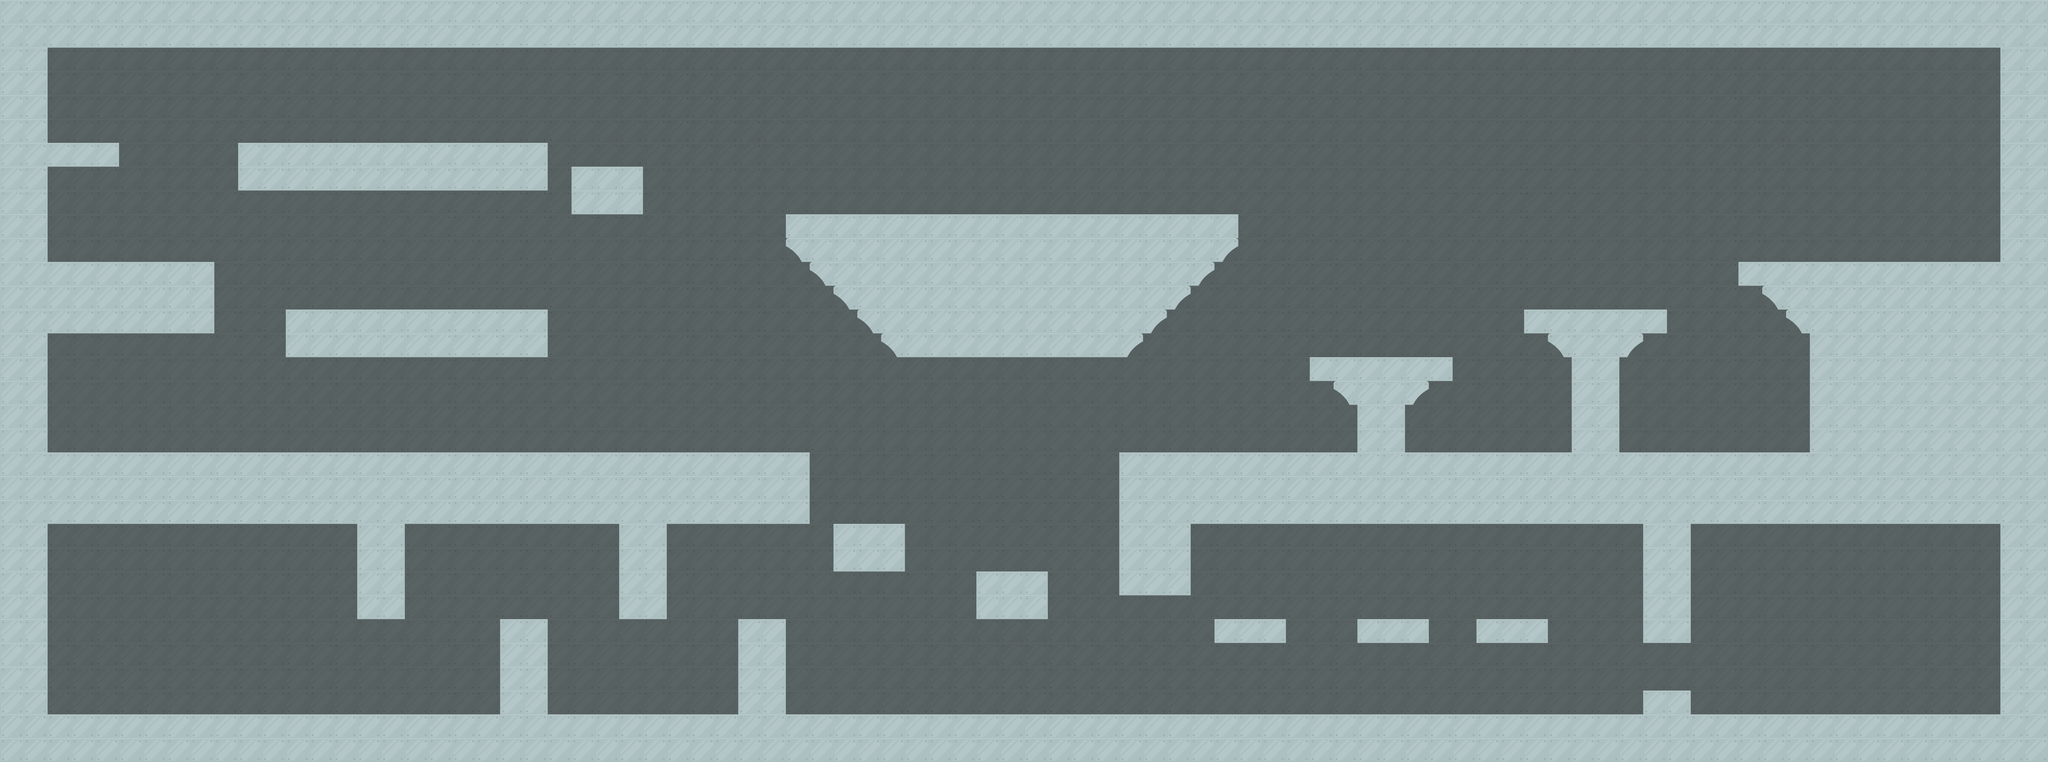

A level layout from a 2D game, rendered from its tile map. Below: a short description, then the map file with tile-grid data replaced by summaries:
An orthogonal 86x32 tile map with 70x70 px tiles, 8 tile layers (background, walls, platforms, room1, ...) and 30 objects.

<map version="1.2" tiledversion="1.2.0" orientation="orthogonal" renderorder="right-down" width="86" height="32" tilewidth="70" tileheight="70" infinite="0" backgroundcolor="#000000" nextlayerid="11" nextobjectid="36">
 <tileset firstgid="1" source="tileset.tsx" />
 <layer id="2" name="background" width="86" height="32" opacity="0.5">
  <data>[2752 cells, 2752 non-empty, 1 distinct tile ids]</data>
 </layer>
 <layer id="3" name="walls" width="86" height="32">
  <data>[2752 cells, 456 non-empty, 1 distinct tile ids]</data>
 </layer>
 <layer id="4" name="platforms" width="86" height="32">
  <data>[2752 cells, 207 non-empty, 1 distinct tile ids]</data>
 </layer>
 <layer id="5" name="room1" width="86" height="32">
  <data>[2752 cells, 348 non-empty, 3 distinct tile ids]</data>
 </layer>
 <layer id="6" name="room2" width="86" height="32">
  <data>[2752 cells, 0 non-empty, 0 distinct tile ids]</data>
 </layer>
 <layer id="7" name="room3-weapons" width="86" height="32">
  <data>[2752 cells, 0 non-empty, 0 distinct tile ids]</data>
 </layer>
 <layer id="8" name="secondfloorplatforms" width="86" height="32">
  <data>[2752 cells, 0 non-empty, 0 distinct tile ids]</data>
 </layer>
 <layer id="9" name="pillars" width="86" height="32">
  <data>[2752 cells, 0 non-empty, 0 distinct tile ids]</data>
 </layer>
 <objectgroup id="10" name="collisions">
  <object id="1" x="140" y="2100" width="5740" height="140" />
  <object id="3" x="140" y="0" width="5740" height="140" />
  <object id="4" x="0" y="0" width="140" height="2240" />
  <object id="5" x="5880" y="0" width="140" height="2240" />
  <object id="7" x="140" y="1330" width="2240" height="210" />
  <object id="9" x="1050" y="1540" width="140" height="280" />
  <object id="10" x="1820" y="1540" width="140" height="280" />
  <object id="11" x="1470" y="1820" width="140" height="280" />
  <object id="12" x="2170" y="1820" width="140" height="280" />
  <object id="13" x="2450" y="1540" width="210" height="140" />
  <object id="14" x="2870" y="1680" width="210" height="140" />
  <object id="17" x="4830" y="1540" width="140" height="350" />
  <object id="18" x="4830" y="2030" width="140" height="70" />
  <object id="19" x="3570" y="1820" width="210" height="70" />
  <object id="20" x="3990" y="1820" width="210" height="70" />
  <object id="21" x="4340" y="1820" width="210" height="70" />
  <object id="22" x="5110" y="770" width="770" height="70" />
  <object id="23" x="5180" y="840" width="700" height="490" />
  <object id="24" x="4480" y="910" width="420" height="70" />
  <object id="25" x="4550" y="980" width="280" height="350" />
  <object id="26" x="3850" y="1050" width="420" height="70" />
  <object id="27" x="3920" y="1120" width="280" height="210" />
  <object id="28" x="2310" y="630" width="1330" height="420" />
  <object id="29" x="140" y="770" width="490" height="210" />
  <object id="30" x="140" y="420" width="210" height="70" />
  <object id="31" x="700" y="420" width="910" height="140" />
  <object id="32" x="1680" y="490" width="210" height="140" />
  <object id="33" x="840" y="910" width="770" height="140" />
  <object id="34" x="3290" y="1330" width="2590" height="210" />
  <object id="35" x="3290" y="1540" width="210" height="210" />
 </objectgroup>
</map>
